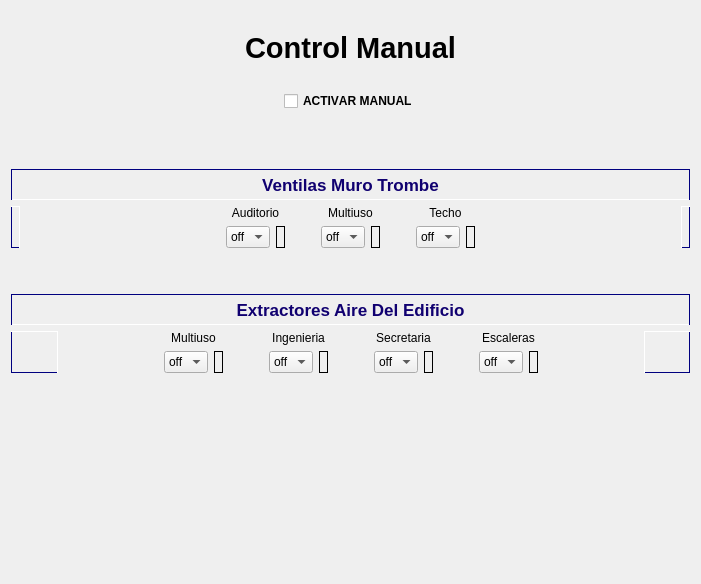
    <widget class="QWidget" name="tab_4">
     <attribute name="title">
      <string>Control Manual</string>
     </attribute>
     <layout class="QVBoxLayout" name="verticalLayout_9">
      <item>
       <spacer name="horizontalSpacer_16">
        <property name="orientation">
         <enum>Qt::Vertical</enum>
        </property>
        <property name="sizeType">
         <enum>QSizePolicy::Fixed</enum>
        </property>
        <property name="sizeHint" stdset="0">
         <size>
          <width>20</width>
          <height>20</height>
         </size>
        </property>
       </spacer>
      </item>
      <item>
       <widget class="QLabel" name="label_28">
        <property name="font">
         <font>
          <family>Segoe UI</family>
          <pointsize>22</pointsize>
          <weight>75</weight>
          <bold>true</bold>
         </font>
        </property>
        <property name="text">
         <string>Control Manual</string>
        </property>
        <property name="alignment">
         <set>Qt::AlignCenter</set>
        </property>
       </widget>
      </item>
      <item>
       <spacer name="horizontalSpacer_14">
        <property name="orientation">
         <enum>Qt::Horizontal</enum>
        </property>
        <property name="sizeHint" stdset="0">
         <size>
          <width>40</width>
          <height>20</height>
         </size>
        </property>
       </spacer>
      </item>
      <item>
       <layout class="QHBoxLayout" name="horizontalLayout_13" stretch="0,0,0">
        <property name="spacing">
         <number>0</number>
        </property>
        <property name="topMargin">
         <number>0</number>
        </property>
        <property name="bottomMargin">
         <number>0</number>
        </property>
        <item>
         <spacer name="horizontalSpacer_11">
          <property name="orientation">
           <enum>Qt::Horizontal</enum>
          </property>
          <property name="sizeHint" stdset="0">
           <size>
            <width>40</width>
            <height>20</height>
           </size>
          </property>
         </spacer>
        </item>
        <item>
         <widget class="QCheckBox" name="checkBox">
          <property name="enabled">
           <bool>true</bool>
          </property>
          <property name="font">
           <font>
            <family>Segoe UI</family>
            <weight>75</weight>
            <bold>true</bold>
            <kerning>false</kerning>
           </font>
          </property>
          <property name="text">
           <string>ACTIVAR MANUAL</string>
          </property>
         </widget>
        </item>
        <item>
         <spacer name="horizontalSpacer_12">
          <property name="orientation">
           <enum>Qt::Horizontal</enum>
          </property>
          <property name="sizeHint" stdset="0">
           <size>
            <width>40</width>
            <height>20</height>
           </size>
          </property>
         </spacer>
        </item>
       </layout>
      </item>
      <item>
       <spacer name="horizontalSpacer_13">
        <property name="orientation">
         <enum>Qt::Horizontal</enum>
        </property>
        <property name="sizeType">
         <enum>QSizePolicy::Fixed</enum>
        </property>
        <property name="sizeHint" stdset="0">
         <size>
          <width>40</width>
          <height>52</height>
         </size>
        </property>
       </spacer>
      </item>
      <item>
       <widget class="QLabel" name="label_29">
        <property name="palette">
         <palette>
          <active>
           <colorrole role="WindowText">
            <brush brushstyle="SolidPattern">
             <color alpha="255">
              <red>16</red>
              <green>0</green>
              <blue>112</blue>
             </color>
            </brush>
           </colorrole>
          </active>
          <inactive>
           <colorrole role="WindowText">
            <brush brushstyle="SolidPattern">
             <color alpha="255">
              <red>16</red>
              <green>0</green>
              <blue>112</blue>
             </color>
            </brush>
           </colorrole>
          </inactive>
          <disabled>
           <colorrole role="WindowText">
            <brush brushstyle="SolidPattern">
             <color alpha="255">
              <red>0</red>
              <green>0</green>
              <blue>127</blue>
             </color>
            </brush>
           </colorrole>
          </disabled>
         </palette>
        </property>
        <property name="font">
         <font>
          <family>Segoe UI</family>
          <pointsize>13</pointsize>
          <weight>75</weight>
          <bold>true</bold>
         </font>
        </property>
        <property name="styleSheet">
         <string notr="true">border: 1px solid rgb(0, 0, 127) ;
border-bottom: 1px solid rgb(255, 255, 255) ;</string>
        </property>
        <property name="text">
         <string>Ventilas Muro Trombe</string>
        </property>
        <property name="alignment">
         <set>Qt::AlignBottom|Qt::AlignHCenter</set>
        </property>
       </widget>
      </item>
      <item>
       <layout class="QHBoxLayout" name="horizontalLayout_11">
        <item>
         <widget class="QLabel" name="label_37">
          <property name="styleSheet">
           <string notr="true">border: 1px solid rgb(0, 0, 127) ;
border-top: 1px solid rgb(255, 255, 255) ;
border-right: 1px solid rgb(255, 255, 255) ;</string>
          </property>
          <property name="text">
           <string/>
          </property>
         </widget>
        </item>
        <item>
         <spacer name="horizontalSpacer_7">
          <property name="orientation">
           <enum>Qt::Horizontal</enum>
          </property>
          <property name="sizeType">
           <enum>QSizePolicy::Fixed</enum>
          </property>
          <property name="sizeHint" stdset="0">
           <size>
            <width>200</width>
            <height>20</height>
           </size>
          </property>
         </spacer>
        </item>
        <item>
         <layout class="QVBoxLayout" name="verticalLayout">
          <item>
           <widget class="QLabel" name="label_100">
            <property name="text">
             <string>Auditorio</string>
            </property>
            <property name="alignment">
             <set>Qt::AlignCenter</set>
            </property>
           </widget>
          </item>
          <item>
           <layout class="QHBoxLayout" name="horizontalLayout_4">
            <item>
             <widget class="QComboBox" name="Pcmv_auditorio">
              <property name="cursor">
               <cursorShape>ArrowCursor</cursorShape>
              </property>
              <property name="layoutDirection">
               <enum>Qt::LeftToRight</enum>
              </property>
              <property name="autoFillBackground">
               <bool>false</bool>
              </property>
              <item>
               <property name="text">
                <string>off</string>
               </property>
              </item>
              <item>
               <property name="text">
                <string>on</string>
               </property>
              </item>
             </widget>
            </item>
            <item>
             <layout class="QHBoxLayout" name="horizontalLayout_8">
              <item>
               <widget class="QLabel" name="Pcmvl_auditorio">
                <property name="frameShape">
                 <enum>QFrame::Box</enum>
                </property>
                <property name="frameShadow">
                 <enum>QFrame::Plain</enum>
                </property>
                <property name="midLineWidth">
                 <number>0</number>
                </property>
                <property name="text">
                 <string/>
                </property>
                <property name="wordWrap">
                 <bool>false</bool>
                </property>
               </widget>
              </item>
             </layout>
            </item>
           </layout>
          </item>
         </layout>
        </item>
        <item>
         <spacer name="horizontalSpacer_19">
          <property name="orientation">
           <enum>Qt::Horizontal</enum>
          </property>
          <property name="sizeType">
           <enum>QSizePolicy::Fixed</enum>
          </property>
          <property name="sizeHint" stdset="0">
           <size>
            <width>30</width>
            <height>20</height>
           </size>
          </property>
         </spacer>
        </item>
        <item>
         <layout class="QVBoxLayout" name="verticalLayout_2">
          <item>
           <widget class="QLabel" name="label_101">
            <property name="text">
             <string>Multiuso</string>
            </property>
            <property name="alignment">
             <set>Qt::AlignCenter</set>
            </property>
           </widget>
          </item>
          <item>
           <layout class="QHBoxLayout" name="horizontalLayout_6">
            <item>
             <widget class="QComboBox" name="Pcmv_biblioteca">
              <item>
               <property name="text">
                <string>off</string>
               </property>
              </item>
              <item>
               <property name="text">
                <string>on</string>
               </property>
              </item>
             </widget>
            </item>
            <item>
             <layout class="QHBoxLayout" name="horizontalLayout_9">
              <item>
               <widget class="QLabel" name="Pcmvl_biblioteca">
                <property name="frameShape">
                 <enum>QFrame::Box</enum>
                </property>
                <property name="frameShadow">
                 <enum>QFrame::Plain</enum>
                </property>
                <property name="midLineWidth">
                 <number>0</number>
                </property>
                <property name="text">
                 <string/>
                </property>
                <property name="wordWrap">
                 <bool>false</bool>
                </property>
               </widget>
              </item>
             </layout>
            </item>
           </layout>
          </item>
         </layout>
        </item>
        <item>
         <spacer name="horizontalSpacer_20">
          <property name="orientation">
           <enum>Qt::Horizontal</enum>
          </property>
          <property name="sizeType">
           <enum>QSizePolicy::Fixed</enum>
          </property>
          <property name="sizeHint" stdset="0">
           <size>
            <width>30</width>
            <height>20</height>
           </size>
          </property>
         </spacer>
        </item>
        <item>
         <layout class="QVBoxLayout" name="verticalLayout_3">
          <item>
           <widget class="QLabel" name="label_102">
            <property name="text">
             <string>Techo</string>
            </property>
            <property name="alignment">
             <set>Qt::AlignCenter</set>
            </property>
           </widget>
          </item>
          <item>
           <layout class="QHBoxLayout" name="horizontalLayout_7">
            <item>
             <widget class="QComboBox" name="Pcmv_techo">
              <item>
               <property name="text">
                <string>off</string>
               </property>
              </item>
              <item>
               <property name="text">
                <string>on</string>
               </property>
              </item>
             </widget>
            </item>
            <item>
             <layout class="QHBoxLayout" name="horizontalLayout_10">
              <item>
               <widget class="QLabel" name="Pcmvl_techo">
                <property name="enabled">
                 <bool>true</bool>
                </property>
                <property name="minimumSize">
                 <size>
                  <width>0</width>
                  <height>0</height>
                 </size>
                </property>
                <property name="toolTipDuration">
                 <number>-3</number>
                </property>
                <property name="frameShape">
                 <enum>QFrame::Box</enum>
                </property>
                <property name="frameShadow">
                 <enum>QFrame::Plain</enum>
                </property>
                <property name="midLineWidth">
                 <number>0</number>
                </property>
                <property name="text">
                 <string/>
                </property>
                <property name="wordWrap">
                 <bool>false</bool>
                </property>
               </widget>
              </item>
             </layout>
            </item>
           </layout>
          </item>
         </layout>
        </item>
        <item>
         <spacer name="horizontalSpacer_8">
          <property name="orientation">
           <enum>Qt::Horizontal</enum>
          </property>
          <property name="sizeType">
           <enum>QSizePolicy::Fixed</enum>
          </property>
          <property name="sizeHint" stdset="0">
           <size>
            <width>200</width>
            <height>20</height>
           </size>
          </property>
         </spacer>
        </item>
        <item>
         <widget class="QLabel" name="label_39">
          <property name="styleSheet">
           <string notr="true">border: 1px solid rgb(0, 0, 127) ;
border-top: 1px solid rgb(255, 255, 255) ;
border-left: 1px solid rgb(255, 255, 255) ;</string>
          </property>
          <property name="text">
           <string/>
          </property>
         </widget>
        </item>
       </layout>
      </item>
      <item>
       <widget class="QLabel" name="label_27">
        <property name="text">
         <string/>
        </property>
       </widget>
      </item>
      <item>
       <widget class="QLabel" name="label_41">
        <property name="text">
         <string/>
        </property>
       </widget>
      </item>
      <item>
       <widget class="QLabel" name="label_30">
        <property name="palette">
         <palette>
          <active>
           <colorrole role="WindowText">
            <brush brushstyle="SolidPattern">
             <color alpha="255">
              <red>16</red>
              <green>0</green>
              <blue>112</blue>
             </color>
            </brush>
           </colorrole>
          </active>
          <inactive>
           <colorrole role="WindowText">
            <brush brushstyle="SolidPattern">
             <color alpha="255">
              <red>16</red>
              <green>0</green>
              <blue>112</blue>
             </color>
            </brush>
           </colorrole>
          </inactive>
          <disabled>
           <colorrole role="WindowText">
            <brush brushstyle="SolidPattern">
             <color alpha="255">
              <red>0</red>
              <green>0</green>
              <blue>127</blue>
             </color>
            </brush>
           </colorrole>
          </disabled>
         </palette>
        </property>
        <property name="font">
         <font>
          <family>Segoe UI</family>
          <pointsize>13</pointsize>
          <weight>75</weight>
          <bold>true</bold>
         </font>
        </property>
        <property name="styleSheet">
         <string notr="true">border: 1px solid rgb(0, 0, 127) ;
border-bottom: 1px solid rgb(255, 255, 255) ;</string>
        </property>
        <property name="text">
         <string>Extractores Aire Del Edificio</string>
        </property>
        <property name="alignment">
         <set>Qt::AlignBottom|Qt::AlignHCenter</set>
        </property>
       </widget>
      </item>
      <item>
       <layout class="QHBoxLayout" name="horizontalLayout_22">
        <item>
         <widget class="QLabel" name="label_38">
          <property name="styleSheet">
           <string notr="true">border: 1px solid rgb(0, 0, 127) ;
border-top: 1px solid rgb(255, 255, 255) ;
border-right: 1px solid rgb(255, 255, 255) ;</string>
          </property>
          <property name="text">
           <string/>
          </property>
         </widget>
        </item>
        <item>
         <spacer name="horizontalSpacer_9">
          <property name="orientation">
           <enum>Qt::Horizontal</enum>
          </property>
          <property name="sizeType">
           <enum>QSizePolicy::Fixed</enum>
          </property>
          <property name="sizeHint" stdset="0">
           <size>
            <width>100</width>
            <height>20</height>
           </size>
          </property>
         </spacer>
        </item>
        <item>
         <layout class="QVBoxLayout" name="verticalLayout_8">
          <item>
           <widget class="QLabel" name="label_103">
            <property name="text">
             <string>Multiuso</string>
            </property>
            <property name="alignment">
             <set>Qt::AlignCenter</set>
            </property>
           </widget>
          </item>
          <item>
           <layout class="QHBoxLayout" name="horizontalLayout_5" stretch="0,0">
            <item>
             <widget class="QComboBox" name="Pcme_biblioteca">
              <item>
               <property name="text">
                <string>off</string>
               </property>
              </item>
              <item>
               <property name="text">
                <string>on</string>
               </property>
              </item>
             </widget>
            </item>
            <item>
             <layout class="QHBoxLayout" name="horizontalLayout_21">
              <item>
               <widget class="QLabel" name="Pcmel_biblioteca">
                <property name="frameShape">
                 <enum>QFrame::Box</enum>
                </property>
                <property name="frameShadow">
                 <enum>QFrame::Plain</enum>
                </property>
                <property name="midLineWidth">
                 <number>0</number>
                </property>
                <property name="text">
                 <string/>
                </property>
                <property name="wordWrap">
                 <bool>false</bool>
                </property>
               </widget>
              </item>
             </layout>
            </item>
           </layout>
          </item>
         </layout>
        </item>
        <item>
         <spacer name="horizontalSpacer_15">
          <property name="orientation">
           <enum>Qt::Horizontal</enum>
          </property>
          <property name="sizeType">
           <enum>QSizePolicy::Fixed</enum>
          </property>
          <property name="sizeHint" stdset="0">
           <size>
            <width>40</width>
            <height>20</height>
           </size>
          </property>
         </spacer>
        </item>
        <item>
         <layout class="QVBoxLayout" name="verticalLayout_7">
          <item>
           <widget class="QLabel" name="label_104">
            <property name="text">
             <string>Ingenieria</string>
            </property>
            <property name="alignment">
             <set>Qt::AlignCenter</set>
            </property>
           </widget>
          </item>
          <item>
           <layout class="QHBoxLayout" name="horizontalLayout_12">
            <item>
             <layout class="QHBoxLayout" name="horizontalLayout_20">
              <item>
               <widget class="QComboBox" name="Pcme_ingenieria">
                <item>
                 <property name="text">
                  <string>off</string>
                 </property>
                </item>
                <item>
                 <property name="text">
                  <string>on</string>
                 </property>
                </item>
               </widget>
              </item>
              <item>
               <widget class="QLabel" name="Pcmel_ingenieria">
                <property name="frameShape">
                 <enum>QFrame::Box</enum>
                </property>
                <property name="frameShadow">
                 <enum>QFrame::Plain</enum>
                </property>
                <property name="midLineWidth">
                 <number>0</number>
                </property>
                <property name="text">
                 <string/>
                </property>
                <property name="wordWrap">
                 <bool>false</bool>
                </property>
               </widget>
              </item>
             </layout>
            </item>
           </layout>
          </item>
         </layout>
        </item>
        <item>
         <spacer name="horizontalSpacer_17">
          <property name="orientation">
           <enum>Qt::Horizontal</enum>
          </property>
          <property name="sizeType">
           <enum>QSizePolicy::Fixed</enum>
          </property>
          <property name="sizeHint" stdset="0">
           <size>
            <width>40</width>
            <height>20</height>
           </size>
          </property>
         </spacer>
        </item>
        <item>
         <layout class="QVBoxLayout" name="verticalLayout_6">
          <item>
           <widget class="QLabel" name="label_105">
            <property name="text">
             <string>Secretaria</string>
            </property>
            <property name="alignment">
             <set>Qt::AlignCenter</set>
            </property>
           </widget>
          </item>
          <item>
           <layout class="QHBoxLayout" name="horizontalLayout_16">
            <item>
             <widget class="QComboBox" name="Pcme_secretaria">
              <item>
               <property name="text">
                <string>off</string>
               </property>
              </item>
              <item>
               <property name="text">
                <string>on</string>
               </property>
              </item>
             </widget>
            </item>
            <item>
             <layout class="QHBoxLayout" name="horizontalLayout_19">
              <item>
               <widget class="QLabel" name="Pcmel_secretaria">
                <property name="frameShape">
                 <enum>QFrame::Box</enum>
                </property>
                <property name="frameShadow">
                 <enum>QFrame::Plain</enum>
                </property>
                <property name="midLineWidth">
                 <number>0</number>
                </property>
                <property name="text">
                 <string/>
                </property>
                <property name="wordWrap">
                 <bool>false</bool>
                </property>
               </widget>
              </item>
             </layout>
            </item>
           </layout>
          </item>
         </layout>
        </item>
        <item>
         <spacer name="horizontalSpacer_18">
          <property name="orientation">
           <enum>Qt::Horizontal</enum>
          </property>
          <property name="sizeType">
           <enum>QSizePolicy::Fixed</enum>
          </property>
          <property name="sizeHint" stdset="0">
           <size>
            <width>40</width>
            <height>20</height>
           </size>
          </property>
         </spacer>
        </item>
        <item>
         <layout class="QVBoxLayout" name="verticalLayout_5">
          <item>
           <widget class="QLabel" name="label_106">
            <property name="text">
             <string>Escaleras</string>
            </property>
            <property name="alignment">
             <set>Qt::AlignCenter</set>
            </property>
           </widget>
          </item>
          <item>
           <layout class="QHBoxLayout" name="horizontalLayout_17">
            <item>
             <widget class="QComboBox" name="Pcme_escaleras">
              <item>
               <property name="text">
                <string>off</string>
               </property>
              </item>
              <item>
               <property name="text">
                <string>on</string>
               </property>
              </item>
             </widget>
            </item>
            <item>
             <layout class="QHBoxLayout" name="horizontalLayout_18">
              <item>
               <widget class="QLabel" name="Pcmel_escaleras">
                <property name="frameShape">
                 <enum>QFrame::Box</enum>
                </property>
                <property name="frameShadow">
                 <enum>QFrame::Plain</enum>
                </property>
                <property name="midLineWidth">
                 <number>0</number>
                </property>
                <property name="text">
                 <string/>
                </property>
                <property name="wordWrap">
                 <bool>false</bool>
                </property>
               </widget>
              </item>
             </layout>
            </item>
           </layout>
          </item>
         </layout>
        </item>
        <item>
         <spacer name="horizontalSpacer_10">
          <property name="orientation">
           <enum>Qt::Horizontal</enum>
          </property>
          <property name="sizeType">
           <enum>QSizePolicy::Fixed</enum>
          </property>
          <property name="sizeHint" stdset="0">
           <size>
            <width>100</width>
            <height>20</height>
           </size>
          </property>
         </spacer>
        </item>
        <item>
         <widget class="QLabel" name="label_40">
          <property name="styleSheet">
           <string notr="true">border: 1px solid rgb(0, 0, 127) ;
border-top: 1px solid rgb(255, 255, 255) ;
border-left: 1px solid rgb(255, 255, 255) ;</string>
          </property>
          <property name="text">
           <string/>
          </property>
         </widget>
        </item>
       </layout>
      </item>
      <item>
       <spacer name="verticalSpacer_2">
        <property name="orientation">
         <enum>Qt::Vertical</enum>
        </property>
        <property name="sizeType">
         <enum>QSizePolicy::Fixed</enum>
        </property>
        <property name="sizeHint" stdset="0">
         <size>
          <width>20</width>
          <height>200</height>
         </size>
        </property>
       </spacer>
      </item>
     </layout>
    </widget>
